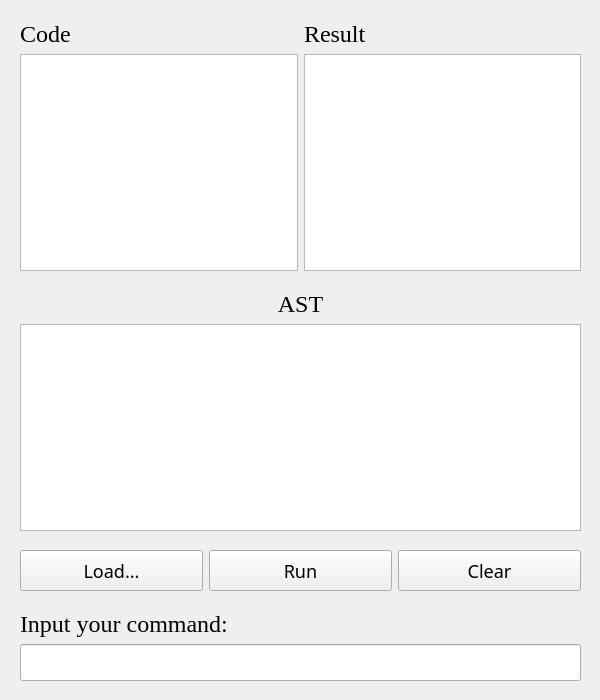
<?xml version="1.0" encoding="UTF-8"?>
<ui version="4.0">
 <class>Window</class>
 <widget class="QWidget" name="Window">
  <property name="windowModality">
   <enum>Qt::NonModal</enum>
  </property>
  <property name="geometry">
   <rect>
    <x>0</x>
    <y>0</y>
    <width>600</width>
    <height>700</height>
   </rect>
  </property>
  <property name="windowTitle">
   <string>QBasic</string>
  </property>
  <property name="styleSheet">
   <string notr="true">/*
Ubuntu Style Sheet for QT Applications
Author: Jaime A. Quiroga P.
Company: GTRONICK
Last updated: 01/10/2021 (dd/mm/yyyy), 15:18.
Available at: https://github.com/GTRONICK/QSS/blob/master/Ubuntu.qss
*/

/** BEGIN QBasic */
QLabel {
	font-family: &quot;Times New Roman&quot;;
}
QPushButton {
	font-family: Monaco;
	font-size: 18px;
}
QTextBrowser {
	font-size: 16px;
	font-family: &quot;FiraCode Nerd Font&quot;;
}
/** END QBasic */

QMainWindow {
	background-color:#f0f0f0;
}
QCheckBox {
	padding:2px;
}
QCheckBox:hover {
	border:1px solid rgb(255,150,60);
	border-radius:4px;
	padding: 1px;
	background-color:qlineargradient(spread:pad, x1:0.5, y1:1, x2:0.5, y2:0, stop:0 rgba(190, 90, 50, 50), stop:1 rgba(250, 130, 40, 50));
}
QCheckBox::indicator:checked {
	border:1px solid rgb(246, 134, 86);
	border-radius:4px;
  	background-color:rgb(246, 134, 86)
}
QCheckBox::indicator:unchecked {
	border-width:1px solid rgb(246, 134, 86);
	border-radius:4px;
  	background-color:rgb(255,255,255);
}
QColorDialog {
	background-color:#f0f0f0;
}
QComboBox {
	color:rgb(81,72,65);
	background: #ffffff;
}
QComboBox:editable {
	selection-color:rgb(81,72,65);
	selection-background-color: #ffffff;
}
QComboBox QAbstractItemView {
	selection-color: #ffffff;
	selection-background-color: rgb(246, 134, 86);
}
QComboBox:!editable:on, QComboBox::drop-down:editable:on {
	color:  #1e1d23;
}
QDateTimeEdit, QDateEdit, QDoubleSpinBox, QFontComboBox {
	color:rgb(81,72,65);
	background-color: #ffffff;
}

QDialog {
	background-color:#f0f0f0;
}
/**
QLineEdit {
	background-color:rgb(255,255,255);
	selection-background-color:rgb(236,116,64);
}*/
QMenuBar {
	color:rgb(223,219,210);
	background-color:rgb(65,64,59);
}
QMenuBar::item {
	padding-top:4px;
	padding-left:4px;
	padding-right:4px;
	color:rgb(223,219,210);
	background-color:rgb(65,64,59);
}
QMenuBar::item:selected {
	color:rgb(255,255,255);
	padding-top:2px;
	padding-left:2px;
	padding-right:2px;
	border-top-width:2px;
	border-left-width:2px;
	border-right-width:2px;
	border-top-right-radius:4px;
	border-top-left-radius:4px;
	border-style:solid;
	background-color:rgb(65,64,59);
	border-top-color: rgb(47,47,44);
	border-right-color: qlineargradient(spread:pad, x1:0, y1:1, x2:1, y2:0, stop:0 rgba(90, 87, 78, 255), stop:1 rgba(47,47,44, 255));
	border-left-color:  qlineargradient(spread:pad, x1:1, y1:0, x2:0, y2:0, stop:0 rgba(90, 87, 78, 255), stop:1 rgba(47,47,44, 255));
}
QMenu {
	color:rgb(223,219,210);
	background-color:rgb(65,64,59);
}
QMenu::item {
	color:rgb(223,219,210);
	padding:4px 10px 4px 20px;
}
QMenu::item:selected {
	color:rgb(255,255,255);
	background-color: qlineargradient(spread:pad, x1:0.5, y1:1, x2:0.5, y2:0, stop:0 rgba(225, 108, 54, 255), stop:1 rgba(246, 134, 86, 255));
	border-style:solid;
	border-width:3px;
	padding:4px 7px 4px 17px;
	border-bottom-color:qlineargradient(spread:pad, x1:0.5, y1:1, x2:0.5, y2:0, stop:0 rgba(175,85,48,255), stop:1 rgba(236,114,67, 255));
	border-top-color:qlineargradient(spread:pad, x1:0.5, y1:1, x2:0.5, y2:0, stop:0 rgba(253,156,113,255), stop:1 rgba(205,90,46, 255));
	border-right-color:qlineargradient(spread:pad, x1:0, y1:0.5, x2:1, y2:0.5, stop:0 rgba(253,156,113,255), stop:1 rgba(205,90,46, 255));
	border-left-color:qlineargradient(spread:pad, x1:1, y1:0.5, x2:0, y2:0.5, stop:0 rgba(253,156,113,255), stop:1 rgba(205,90,46, 255));
}
QPlainTextEdit {
	border: 1px solid transparent;
	color:rgb(17,17,17);
	selection-background-color:rgb(236,116,64);
    background-color: #FFFFFF;
}
QProgressBar {
	text-align: center;
	color: rgb(0, 0, 0);
	border: 1px inset rgb(150,150,150);
	border-radius: 10px;
	background-color:rgb(221,221,219);
}
QProgressBar::chunk:horizontal {
	background-color: qlineargradient(spread:pad, x1:0.5, y1:1, x2:0.5, y2:0, stop:0 rgba(225, 108, 54, 255), stop:1 rgba(246, 134, 86, 255));
	border:1px solid;
	border-radius:8px;
	border-bottom-color:qlineargradient(spread:pad, x1:0.5, y1:1, x2:0.5, y2:0, stop:0 rgba(175,85,48,255), stop:1 rgba(236,114,67, 255));
	border-top-color:qlineargradient(spread:pad, x1:0.5, y1:1, x2:0.5, y2:0, stop:0 rgba(253,156,113,255), stop:1 rgba(205,90,46, 255));
	border-right-color:qlineargradient(spread:pad, x1:0, y1:0.5, x2:1, y2:0.5, stop:0 rgba(253,156,113,255), stop:1 rgba(205,90,46, 255));
	border-left-color:qlineargradient(spread:pad, x1:1, y1:0.5, x2:0, y2:0.5, stop:0 rgba(253,156,113,255), stop:1 rgba(205,90,46, 255));
}

QPushButton:hover{
	color:rgb(17,17,17);
	border-width: 1px;
	border-radius:6px;
	border-top-color: rgb(255,150,60);
	border-right-color: qlineargradient(spread:pad, x1:0, y1:1, x2:1, y2:0, stop:0 rgba(200, 70, 20, 255), stop:1 rgba(255,150,60, 255));
	border-left-color:  qlineargradient(spread:pad, x1:1, y1:0, x2:0, y2:0, stop:0 rgba(200, 70, 20, 255), stop:1 rgba(255,150,60, 255));
	border-bottom-color: rgb(200,70,20);
	border-style: solid;
	padding: 2px;
	background-color: qlineargradient(spread:pad, x1:0.5, y1:1, x2:0.5, y2:0, stop:0 rgba(220, 220, 220, 255), stop:1 rgba(255, 255, 255, 255));
}
QPushButton:default{
	color:rgb(17,17,17);
	border-width: 1px;
	border-radius:6px;
	border-top-color: rgb(255,150,60);
	border-right-color: qlineargradient(spread:pad, x1:0, y1:1, x2:1, y2:0, stop:0 rgba(200, 70, 20, 255), stop:1 rgba(255,150,60, 255));
	border-left-color:  qlineargradient(spread:pad, x1:1, y1:0, x2:0, y2:0, stop:0 rgba(200, 70, 20, 255), stop:1 rgba(255,150,60, 255));
	border-bottom-color: rgb(200,70,20);
	border-style: solid;
	padding: 2px;
	background-color: qlineargradient(spread:pad, x1:0.5, y1:1, x2:0.5, y2:0, stop:0 rgba(220, 220, 220, 255), stop:1 rgba(255, 255, 255, 255));
}
QPushButton:pressed{
	color:rgb(17,17,17);
	border-width: 1px;
	border-radius: 6px;
	border-width: 1px;
	border-top-color: rgba(255,150,60,200);
	border-right-color: qlineargradient(spread:pad, x1:0, y1:1, x2:1, y2:0, stop:0 rgba(200, 70, 20, 255), stop:1 rgba(255,150,60, 200));
	border-left-color:  qlineargradient(spread:pad, x1:1, y1:0, x2:0, y2:0, stop:0 rgba(200, 70, 20, 255), stop:1 rgba(255,150,60, 200));
	border-bottom-color: rgba(200,70,20,200);
	border-style: solid;
	padding: 2px;
	background-color: qlineargradient(spread:pad, x1:0.5, y1:0, x2:0.5, y2:1, stop:0 rgba(220, 220, 220, 255), stop:1 rgba(255, 255, 255, 255));
}
QPushButton:disabled{
	color:rgb(174,167,159);
	border-width: 1px;
	border-radius: 6px;
	background-color: qlineargradient(spread:pad, x1:0.5, y1:1, x2:0.5, y2:0, stop:0 rgba(200, 200, 200, 255), stop:1 rgba(230, 230, 230, 255));
}
QRadioButton {
	padding: 1px;
}
QRadioButton::indicator:checked {
	height: 10px;
	width: 10px;
	border-style:solid;
	border-radius:5px;
	border-width: 1px;
	border-color: rgba(246, 134, 86, 255);
	color: #a9b7c6;
	background-color:rgba(246, 134, 86, 255);
}
QRadioButton::indicator:!checked {
	height: 10px;
	width: 10px;
	border-style:solid;
	border-radius:5px;
	border-width: 1px;
	border-color: rgb(246, 134, 86);
	color: #a9b7c6;
	background-color: transparent;
}
QScrollArea {
	color: white;
	background-color:#f0f0f0;
}
QSlider::groove {
	border-style: solid;
	border-width: 1px;
	border-color: rgb(207,207,207);
}
QSlider::groove:horizontal {
	height: 5px;
	background: rgb(246, 134, 86);
}
QSlider::groove:vertical {
	width: 5px;
	background: rgb(246, 134, 86);
}
QSlider::handle:horizontal {
	background: rgb(253,253,253);
	border-style: solid;
	border-width: 1px;
	border-color: rgb(207,207,207);
	width: 12px;
	margin: -5px 0;
	border-radius: 7px;
}
QSlider::handle:vertical {
	background: rgb(253,253,253);
	border-style: solid;
	border-width: 1px;
	border-color: rgb(207,207,207);
	height: 12px;
	margin: 0 -5px;
	border-radius: 7px;
}
QSlider::add-page:horizontal, QSlider::add-page:vertical {
 	background: white;
}
QSlider::sub-page:horizontal, QSlider::sub-page:vertical {
	background: rgb(246, 134, 86);
}
QStatusBar, QSpinBox {
	color:rgb(81,72,65);
}
QSpinBox {
	background-color: #ffffff;
}
QScrollBar:horizontal {
	max-height: 20px;
	border: 1px transparent;
	margin: 0px 20px 0px 20px;
}
QScrollBar::handle:horizontal {
	background: rgb(253,253,253);
	border: 1px solid rgb(207,207,207);
	border-radius: 7px;
	min-width: 25px;
}
QScrollBar::handle:horizontal:hover {
	background: rgb(253,253,253);
	border: 1px solid rgb(255,150,60);
	border-radius: 7px;
	min-width: 25px;
}
QScrollBar::add-line:horizontal {
  	border: 1px solid rgb(207,207,207);
  	border-top-right-radius: 7px;
  	border-top-left-radius: 7px;
  	border-bottom-right-radius: 7px;
  	background: rgb(255, 255, 255);
  	width: 20px;
  	subcontrol-position: right;
  	subcontrol-origin: margin;
}
QScrollBar::add-line:horizontal:hover {
  	border: 1px solid rgb(255,150,60);
  	border-top-right-radius: 7px;
  	border-top-left-radius: 7px;
  	border-bottom-right-radius: 7px;
  	background: rgb(255, 255, 255);
  	width: 20px;
  	subcontrol-position: right;
  	subcontrol-origin: margin;
}
QScrollBar::add-line:horizontal:pressed {
  	border: 1px solid grey;
  	border-top-left-radius: 7px;
  	border-top-right-radius: 7px;
  	border-bottom-right-radius: 7px;
  	background: rgb(231,231,231);
  	width: 20px;
  	subcontrol-position: right;
  	subcontrol-origin: margin;
}
QScrollBar::sub-line:horizontal {
  	border: 1px solid rgb(207,207,207);
  	border-top-right-radius: 7px;
  	border-top-left-radius: 7px;
  	border-bottom-left-radius: 7px;
  	background: rgb(255, 255, 255);
  	width: 20px;
  	subcontrol-position: left;
  	subcontrol-origin: margin;
}
QScrollBar::sub-line:horizontal:hover {
  	border: 1px solid rgb(255,150,60);
  	border-top-right-radius: 7px;
  	border-top-left-radius: 7px;
  	border-bottom-left-radius: 7px;
  	background: rgb(255, 255, 255);
  	width: 20px;
  	subcontrol-position: left;
  	subcontrol-origin: margin;
}
QScrollBar::sub-line:horizontal:pressed {
  	border: 1px solid grey;
  	border-top-right-radius: 7px;
  	border-top-left-radius: 7px;
  	border-bottom-left-radius: 7px;
  	background: rgb(231,231,231);
  	width: 20px;
  	subcontrol-position: left;
  	subcontrol-origin: margin;
}
QScrollBar::left-arrow:horizontal {
  	border: 1px transparent grey;
  	border-top-left-radius: 3px;
  	border-bottom-left-radius: 3px;
  	width: 6px;
  	height: 6px;
  	background: rgb(230,230,230);
}
QScrollBar::right-arrow:horizontal {
	border: 1px transparent grey;
	border-top-right-radius: 3px;
	border-bottom-right-radius: 3px;
  	width: 6px;
  	height: 6px;
 	background: rgb(230,230,230);
}
QScrollBar::add-page:horizontal, QScrollBar::sub-page:horizontal {
 	background: none;
}
QScrollBar:vertical {
	max-width: 20px;
	border: 1px transparent grey;
	margin: 20px 0px 20px 0px;
}
QScrollBar::add-line:vertical {
	border: 1px solid;
	border-color: rgb(207,207,207);
	border-bottom-right-radius: 7px;
	border-bottom-left-radius: 7px;
	border-top-left-radius: 7px;
	background: rgb(255, 255, 255);
  	height: 20px;
  	subcontrol-position: bottom;
  	subcontrol-origin: margin;
}
QScrollBar::add-line:vertical:hover {
  	border: 1px solid;
  	border-color: rgb(255,150,60);
  	border-bottom-right-radius: 7px;
  	border-bottom-left-radius: 7px;
  	border-top-left-radius: 7px;
  	background: rgb(255, 255, 255);
  	height: 20px;
  	subcontrol-position: bottom;
  	subcontrol-origin: margin;
}
QScrollBar::add-line:vertical:pressed {
  	border: 1px solid grey;
  	border-bottom-left-radius: 7px;
  	border-bottom-right-radius: 7px;
  	border-top-left-radius: 7px;
  	background: rgb(231,231,231);
  	height: 20px;
  	subcontrol-position: bottom;
  	subcontrol-origin: margin;
}
QScrollBar::sub-line:vertical {
  	border: 1px solid rgb(207,207,207);
  	border-top-right-radius: 7px;
  	border-top-left-radius: 7px;
  	border-bottom-left-radius: 7px;
  	background: rgb(255, 255, 255);
  	height: 20px;
  	subcontrol-position: top;
  	subcontrol-origin: margin;
}
QScrollBar::sub-line:vertical:hover {
  	border: 1px solid rgb(255,150,60);
  	border-top-right-radius: 7px;
  	border-top-left-radius: 7px;
  	border-bottom-left-radius: 7px;
	background: rgb(255, 255, 255);
  	height: 20px;
  	subcontrol-position: top;
  	subcontrol-origin: margin;
}
QScrollBar::sub-line:vertical:pressed {
  	border: 1px solid grey;
  	border-top-left-radius: 7px;
  	border-top-right-radius: 7px;
  	background: rgb(231,231,231);
 	height: 20px;
  	subcontrol-position: top;
  	subcontrol-origin: margin;
}
QScrollBar::handle:vertical {
	background: rgb(253,253,253);
	border: 1px solid rgb(207,207,207);
	border-radius: 7px;
	min-height: 25px;
}
QScrollBar::handle:vertical:hover {
	background: rgb(253,253,253);
	border: 1px solid rgb(255,150,60);
	border-radius: 7px;
	min-height: 25px;
}
QScrollBar::up-arrow:vertical {
	border: 1px transparent grey;
  	border-top-left-radius: 3px;
	border-top-right-radius: 3px;
  	width: 6px;
  	height: 6px;
  	background: rgb(230,230,230);
}
QScrollBar::down-arrow:vertical {
  	border: 1px transparent grey;
  	border-bottom-left-radius: 3px;
  	border-bottom-right-radius: 3px;
  	width: 6px;
  	height: 6px;
  	background: rgb(230,230,230);
}
QScrollBar::add-page:vertical, QScrollBar::sub-page:vertical {
  	background: none;
}
QTabWidget {
	color:rgb(0,0,0);
	background-color:rgb(247,246,246);
}
QTabWidget::pane {
	border-color: rgb(180,180,180);
	background-color:rgb(247,246,246);
	border-style: solid;
	border-width: 1px;
  	border-radius: 6px;
}
QTabBar::tab {
	padding-left:4px;
	padding-right:4px;
	padding-bottom:2px;
	padding-top:2px;
	color:rgb(81,72,65);
  	background-color: qlineargradient(spread:pad, x1:0.5, y1:1, x2:0.5, y2:0, stop:0 rgba(221,218,217,255), stop:1 rgba(240,239,238,255));
	border-style: solid;
	border-width: 1px;
  	border-top-right-radius:4px;
	border-top-left-radius:4px;
	border-top-color: rgb(180,180,180);
	border-left-color: rgb(180,180,180);
	border-right-color: rgb(180,180,180);
	border-bottom-color: transparent;
}
QTabBar::tab:selected, QTabBar::tab:last:selected, QTabBar::tab:hover {
  	background-color:rgb(247,246,246);
  	margin-left: 0px;
  	margin-right: 1px;
}
QTabBar::tab:!selected {
	margin-top: 1px;
	margin-right: 1px;
}

QTimeEdit, QToolBox, QToolBox::tab, QToolBox::tab:selected {
	color:rgb(81,72,65);
	background-color: #ffffff;
}</string>
  </property>
  <widget class="QWidget" name="layoutWidget">
   <property name="geometry">
    <rect>
     <x>20</x>
     <y>20</y>
     <width>561</width>
     <height>251</height>
    </rect>
   </property>
   <layout class="QHBoxLayout" name="lt_browser" stretch="0,0">
    <property name="spacing">
     <number>-1</number>
    </property>
    <property name="sizeConstraint">
     <enum>QLayout::SetDefaultConstraint</enum>
    </property>
    <property name="leftMargin">
     <number>0</number>
    </property>
    <item>
     <layout class="QVBoxLayout" name="lt_code">
      <item>
       <widget class="QLabel" name="_label_code">
        <property name="sizePolicy">
         <sizepolicy hsizetype="Preferred" vsizetype="Fixed">
          <horstretch>0</horstretch>
          <verstretch>0</verstretch>
         </sizepolicy>
        </property>
        <property name="font">
         <font>
          <family>Times New Roman</family>
          <pointsize>18</pointsize>
         </font>
        </property>
        <property name="styleSheet">
         <string notr="true"/>
        </property>
        <property name="text">
         <string>Code</string>
        </property>
       </widget>
      </item>
      <item>
       <widget class="QTextBrowser" name="code_browser">
        <property name="sizePolicy">
         <sizepolicy hsizetype="Expanding" vsizetype="Expanding">
          <horstretch>0</horstretch>
          <verstretch>0</verstretch>
         </sizepolicy>
        </property>
        <property name="minimumSize">
         <size>
          <width>200</width>
          <height>200</height>
         </size>
        </property>
       </widget>
      </item>
     </layout>
    </item>
    <item>
     <layout class="QVBoxLayout" name="lt_result">
      <item>
       <widget class="QLabel" name="_label_result">
        <property name="sizePolicy">
         <sizepolicy hsizetype="Preferred" vsizetype="Fixed">
          <horstretch>0</horstretch>
          <verstretch>0</verstretch>
         </sizepolicy>
        </property>
        <property name="font">
         <font>
          <family>Times New Roman</family>
          <pointsize>18</pointsize>
         </font>
        </property>
        <property name="styleSheet">
         <string notr="true"/>
        </property>
        <property name="text">
         <string>Result</string>
        </property>
       </widget>
      </item>
      <item>
       <widget class="QTextBrowser" name="result_browser">
        <property name="sizePolicy">
         <sizepolicy hsizetype="Expanding" vsizetype="Expanding">
          <horstretch>0</horstretch>
          <verstretch>0</verstretch>
         </sizepolicy>
        </property>
        <property name="minimumSize">
         <size>
          <width>200</width>
          <height>200</height>
         </size>
        </property>
       </widget>
      </item>
     </layout>
    </item>
   </layout>
  </widget>
  <widget class="QWidget" name="">
   <property name="geometry">
    <rect>
     <x>20</x>
     <y>290</y>
     <width>561</width>
     <height>241</height>
    </rect>
   </property>
   <layout class="QVBoxLayout" name="lt_ast">
    <item>
     <widget class="QLabel" name="_label_ast">
      <property name="sizePolicy">
       <sizepolicy hsizetype="Preferred" vsizetype="Fixed">
        <horstretch>0</horstretch>
        <verstretch>0</verstretch>
       </sizepolicy>
      </property>
      <property name="font">
       <font>
        <family>Times New Roman</family>
        <pointsize>18</pointsize>
       </font>
      </property>
      <property name="layoutDirection">
       <enum>Qt::LeftToRight</enum>
      </property>
      <property name="text">
       <string>AST</string>
      </property>
      <property name="alignment">
       <set>Qt::AlignCenter</set>
      </property>
     </widget>
    </item>
    <item>
     <widget class="QTextBrowser" name="ast_browser">
      <property name="sizePolicy">
       <sizepolicy hsizetype="Expanding" vsizetype="Expanding">
        <horstretch>0</horstretch>
        <verstretch>0</verstretch>
       </sizepolicy>
      </property>
      <property name="minimumSize">
       <size>
        <width>0</width>
        <height>199</height>
       </size>
      </property>
      <property name="placeholderText">
       <string/>
      </property>
     </widget>
    </item>
   </layout>
  </widget>
  <widget class="QWidget" name="">
   <property name="geometry">
    <rect>
     <x>20</x>
     <y>550</y>
     <width>561</width>
     <height>41</height>
    </rect>
   </property>
   <layout class="QHBoxLayout" name="lt_btn">
    <item>
     <widget class="QPushButton" name="btn_load">
      <property name="sizePolicy">
       <sizepolicy hsizetype="Minimum" vsizetype="Expanding">
        <horstretch>0</horstretch>
        <verstretch>0</verstretch>
       </sizepolicy>
      </property>
      <property name="text">
       <string>Load...</string>
      </property>
     </widget>
    </item>
    <item>
     <widget class="QPushButton" name="btn_run">
      <property name="sizePolicy">
       <sizepolicy hsizetype="Minimum" vsizetype="Expanding">
        <horstretch>0</horstretch>
        <verstretch>0</verstretch>
       </sizepolicy>
      </property>
      <property name="font">
       <font>
        <family>Monaco</family>
        <pointsize>-1</pointsize>
       </font>
      </property>
      <property name="text">
       <string>Run</string>
      </property>
     </widget>
    </item>
    <item>
     <widget class="QPushButton" name="btn_clear">
      <property name="sizePolicy">
       <sizepolicy hsizetype="Minimum" vsizetype="Expanding">
        <horstretch>0</horstretch>
        <verstretch>0</verstretch>
       </sizepolicy>
      </property>
      <property name="text">
       <string>Clear</string>
      </property>
     </widget>
    </item>
   </layout>
  </widget>
  <widget class="QWidget" name="">
   <property name="geometry">
    <rect>
     <x>20</x>
     <y>610</y>
     <width>561</width>
     <height>71</height>
    </rect>
   </property>
   <layout class="QVBoxLayout" name="lt_input">
    <item>
     <widget class="QLabel" name="_label_input">
      <property name="sizePolicy">
       <sizepolicy hsizetype="Preferred" vsizetype="Fixed">
        <horstretch>0</horstretch>
        <verstretch>0</verstretch>
       </sizepolicy>
      </property>
      <property name="font">
       <font>
        <family>Times New Roman</family>
        <pointsize>18</pointsize>
       </font>
      </property>
      <property name="text">
       <string>Input your command:</string>
      </property>
     </widget>
    </item>
    <item>
     <widget class="QLineEdit" name="input">
      <property name="sizePolicy">
       <sizepolicy hsizetype="Expanding" vsizetype="Expanding">
        <horstretch>0</horstretch>
        <verstretch>0</verstretch>
       </sizepolicy>
      </property>
     </widget>
    </item>
   </layout>
  </widget>
 </widget>
 <resources>
  <include location="../qbasic.qrc"/>
 </resources>
 <connections/>
</ui>
